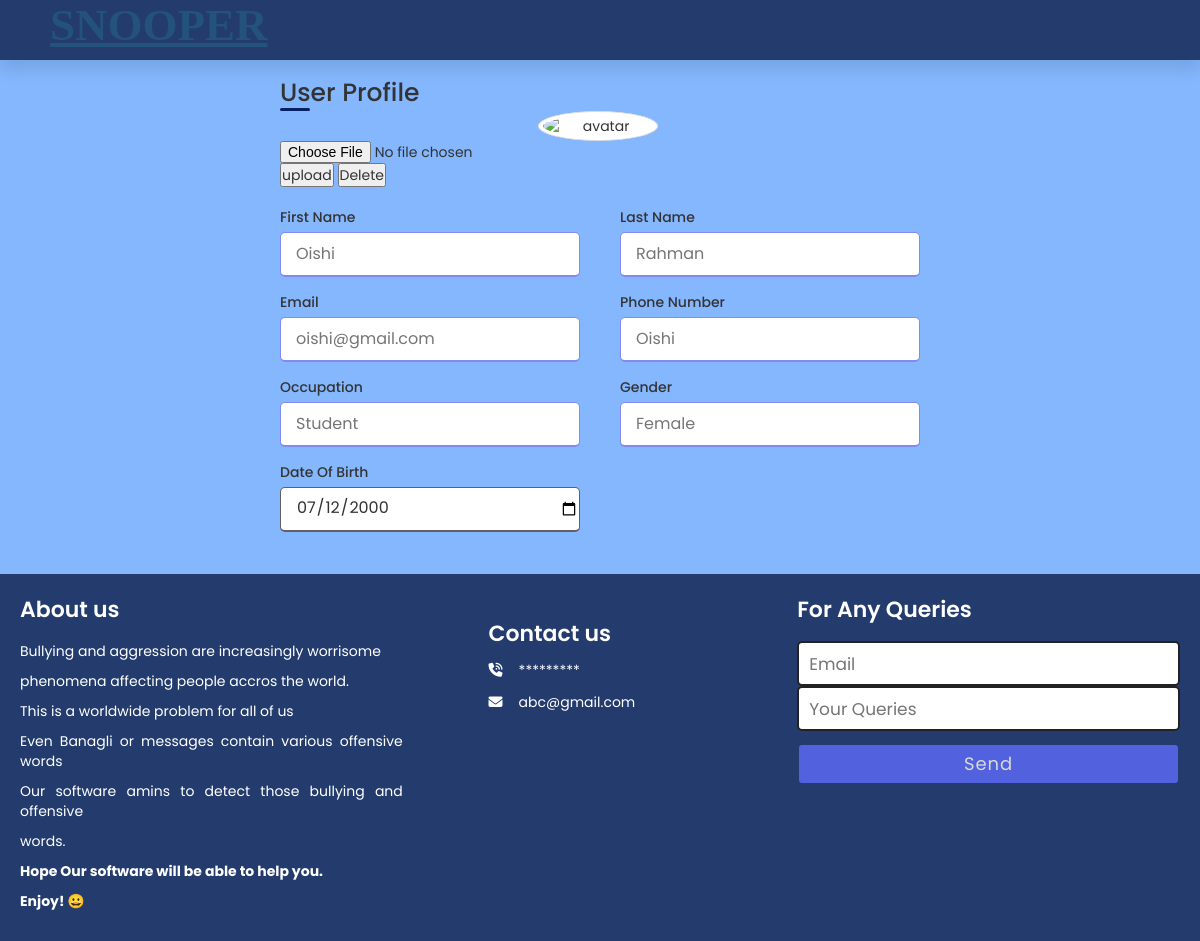
The page /details/2 on the database its author committed.
### website/models.py (models this page shows)
class User(db.Model, UserMixin):
    id = db.Column(db.Integer, db.Sequence('seq_reg_id', start=1, increment=1),primary_key=True)
    first_name = db.Column(db.String(150))
    last_name = db.Column(db.String(150))
    email = db.Column(db.String(50),unique = True)
    phone_number = db.Column(db.String(11))
    password = db.Column(db.String(8))
    occupation = db.Column(db.String(10))
    date_of_birth =db.Column(db.Date)
    gender = db.Column(db.String(20))

### website/views.py (the view)
@views.route('/details/<int:id>')
def RetrieveSingleEmployee(id):
    customer = User.query.filter_by(id=id).first()
    if customer:
        return render_template('userdetails.html', customer = customer)
    return f"Employee with id ={id} Doenst exist"

### website/templates/userDetails.html (shortened to what this page needs)
{% extends 'baseHome.html' %} {% block content %}
<!DOCTYPE html>
<html lang="en" dir="ltr">
<head>
    <link rel="stylesheet" href="{{url_for('static', filename='css/userprofile.css')}}">
   </head>
<body>
    <div class="container">
        <div class="title">User Profile</div>
        <div class="content">
            <form action="/action_page.php">
                <div class="text-center">
                    <img src="http://ssl.gstatic.com/accounts/ui/avatar_2x.png" class="avatar img-circle img-thumbnail"
                        alt="avatar">
                    <input type="file" id="img" name="img" accept="image/*">
                </div>
                <div class="rightbox">
                    <div class="Profile tabshow">
                        <input type="submit" name="upload" value="upload">
                        <input type="submit" name="Delete" value="Delete">
                    </div>
                </div>
            </form>
            <form action="#">
                <div class="user-details">
                    <div class="input-box">
                        <span class="details">First Name</span>
                        <input type="text" placeholder="{{customer.first_name}}" required>
                    </div>
                    <div class="input-box">
                        <span class="details">Last Name</span>
                        <input type="text" placeholder="{{customer.last_name}}" required>
                    </div>
                    <div class="input-box">
                        <span class="details">Email</span>
                        <input type="text" placeholder="{{customer.email}}" required>
                    </div>
                    <div class="input-box">
                        <span class="details">Phone Number</span>
                        <input type="text" placeholder="{{customer.first_name}}" required>
                    </div>
                    <div class="input-box">
                        <span class="details">Occupation</span>
                        <input type="text" placeholder="{{customer.occupation}}" required>
                    </div>
                    <div class="input-box">
                        <span class="details">Gender</span>
                        <input type="text" placeholder="{{customer.gender}}" required>
                    </div>
                    <div class="input-box">
                        <span class="details">Date Of Birth</span>
                        <input type="date" value="{{customer.date_of_birth}}" name="party" min="1999-04-01" max="3000-04-30">
                    </div>
                </div>
            </form>
        </div>
    </div>
</body>
</html>
{% endblock content %}

### website/static/css/base.css (style rules this page uses)
body { margin: 0; padding: 0; box-sizing: border-box; }
.container { max-width: 1150px; margin: auto; }

### website/static/css/footer.css (style rules this page uses)
* { margin: 0; padding: 0; box-sizing: border-box; font-family: 'Poppins',sans-serif; text-decoration: none; }

### website/static/css/userprofile.css (style rules this page uses)
* { margin: 0; padding: 0; box-sizing: border-box; font-family: 'Poppins', sans-serif; }
body { margin: 0; padding: 0; font-family: sans-serif; background: #84B7FE !important; height: 100vh; justify-content: center; align-items: center; padding: 0px; }
.container { max-width: 700px; width: 100%; padding: 15px 30px; border-radius: 5px; }
.container .title { font-size: 25px; font-weight: 500; position: relative; }
.container .title::before { content: ""; position: absolute; left: 0; bottom: 0; height: 3px; width: 30px; border-radius: 5px; background: rgb(5, 33, 100); }
.content form .user-details { display: flex; flex-wrap: wrap; justify-content: space-between; margin: 20px 0 12px 0; }
form .user-details .input-box { margin-bottom: 15px; width: calc(100% / 2 - 20px); }
img { padding: 5px; width: 120px; }
form .input-box span.details { display: block; font-weight: 500; margin-bottom: 5px; }
.user-details .input-box input { height: 45px; width: 100%; outline: none; font-size: 16px; border-radius: 5px; padding-left: 15px; border: 1px solid rgb(129, 137, 243); border-bottom-width: 2px; transition: all 0.3s ease; }
.user-details .input-box input:focus, .user-details .input-box input:valid { border-color: #645d66; }

### rows shown on the page
User: first_name "Oishi", last_name "Rahman", email "oishi@gmail.com", occupation "Student", gender "Female", party "07/12/2000"
